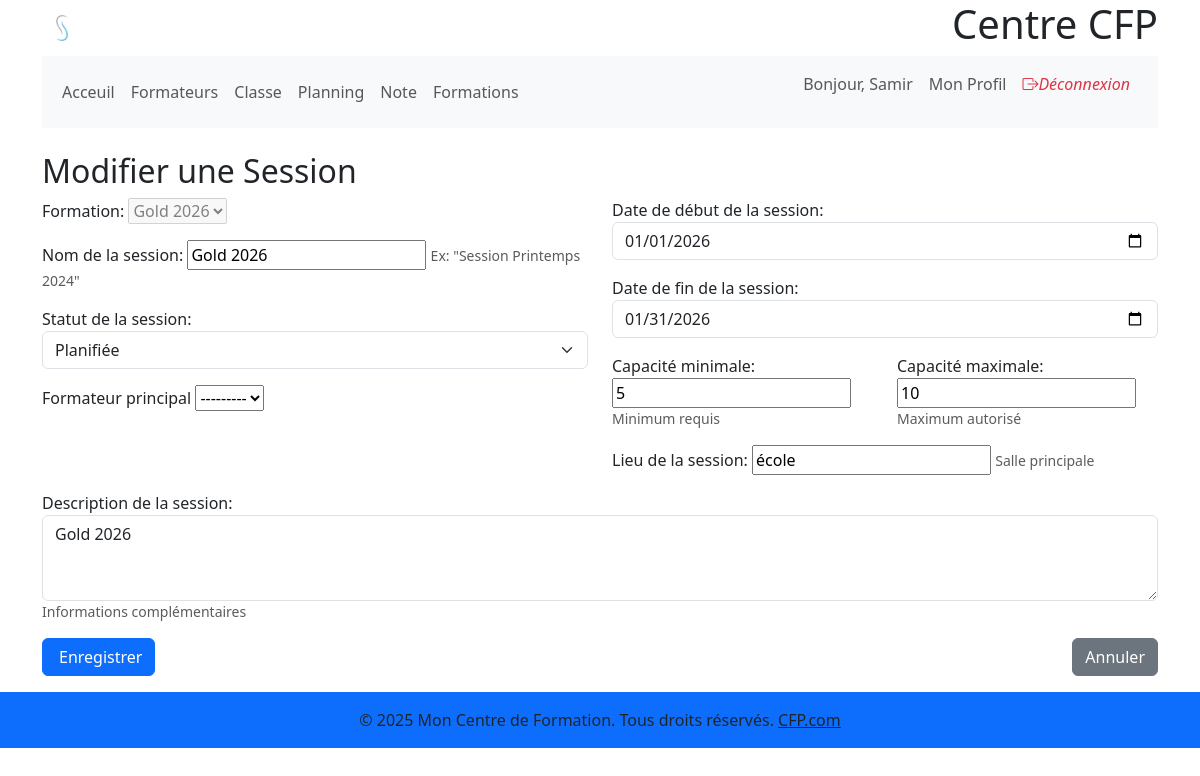
Before: /formations/session/1/modifier/ (signed in) with the older database file.
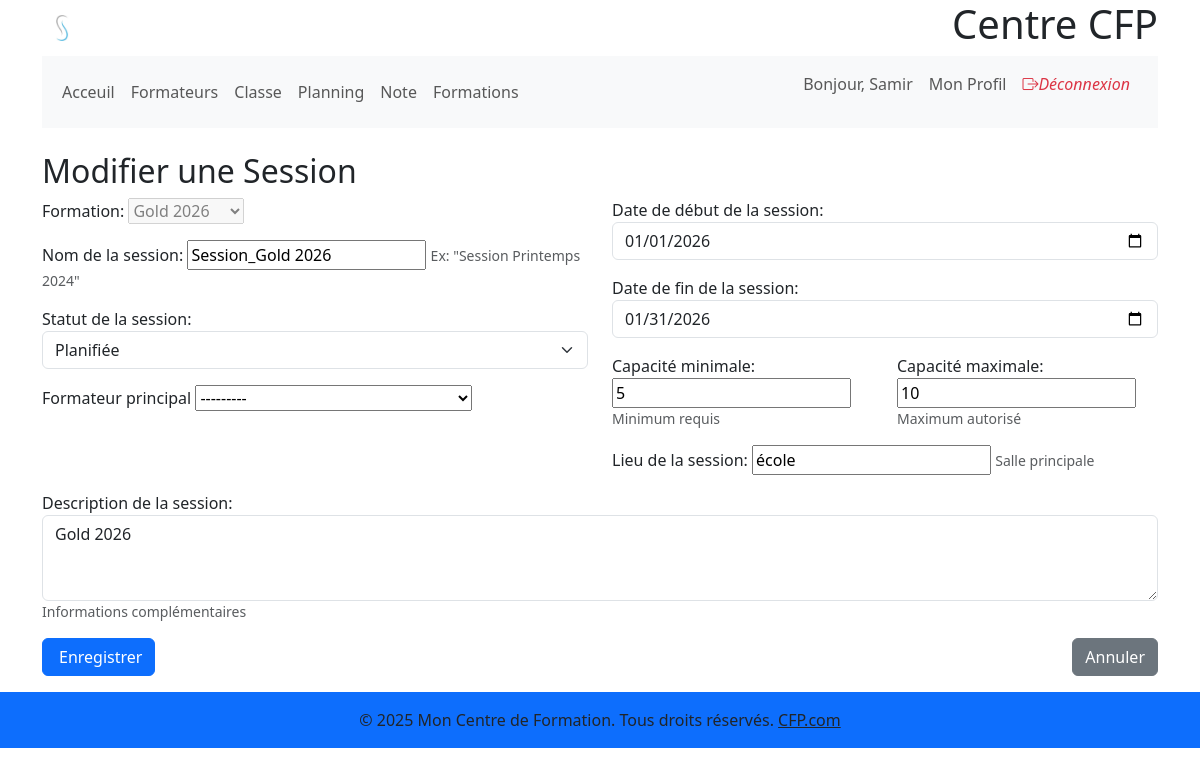
After: the same page with the newer database file.
### gestion_formations/models.py (models this page shows, shortened)
class Session(models.Model):
    statut = models.CharField(max_length=50, choices=SessionStatus.choices,
                              default=SessionStatus.PLANNED, verbose_name=_("Statut de la session"))
    formation = models.ForeignKey(Formation, on_delete=models.CASCADE, related_name='sessions', verbose_name=_(
        "Formation"))  # Si la formation est supprimée, ses sessions le sont aussi
    nom_session = models.CharField(
        max_length=255, verbose_name=_("Nom de la session"))
    date_debut_session = models.DateField(verbose_name=_(
        "Date de début de la session"))  # Période générale
    date_fin_session = models.DateField(verbose_name=_(
        "Date de fin de la session"))   # Période générale
    capacite_max = models.PositiveIntegerField(
        verbose_name=_("Capacité maximale"))
    instructor_principal = models.ForeignKey(CustomUser, on_delete=models.SET_NULL, null=True,
                                             blank=True, related_name='sessions_principales', verbose_name=_("Formateur principal"))
    lieu = models.CharField(max_length=255, blank=True,
                            null=True, verbose_name=_("Lieu de la session"))
    description = models.TextField(
        blank=True, null=True, verbose_name=_("Description de la session"))
    capacite_min = models.PositiveIntegerField(
        blank=True, null=True, verbose_name=_("Capacité minimale"))
    class Meta:
        verbose_name = _("Session")
        verbose_name_plural = _("Sessions")
        ordering = ['date_debut_session']

### gestion_formations/views.py (the view, shortened to what this page needs)
class SessionUpdateView(PermissionRequiredMixin, LoginRequiredMixin, UpdateView):
    permission_required = 'gestion_formations.change_session'
    model = Session
    form_class = SessionForm
    template_name = 'gestion_formations/session_form.html'

### gestion_formations/models.py (called while the page is built)
    def __str__(self):
        return self.nom

### gestion_users/models.py (called while the page is built)
    def __str__(self):
        return f"{self.get_full_name() or self.username} ({self.get_role_display()})"

### gestion_formations/templates/gestion_formations/session_form.html (shortened to what this page needs)
 {% extends 'base.html' %} {% block content %}
  <div class="container mt-4">
    <h2>
      {% if object %}
        Modifier
      {% else %}
        Créer
      {% endif %}une Session
    </h2>
    <form method="post" novalidate>
      <div class="row">
        <div class="col-md-6">
          <div class="mb-3">
            {{ form.formation.label_tag }} {{ form.formation }}
          </div>
          <div class="mb-3">
            {{ form.nom_session.label_tag }} {{ form.nom_session }}
            <small class="text-muted">Ex: "Session Printemps 2024"</small>
          </div>
          <div class="mb-3">{{ form.statut.label_tag }} {{ form.statut }}</div>
          <div class="mb-3">
            <label>Formateur principal</label>
            {{ form.instructor_principal }}
          </div>
        </div>
        <div class="col-md-6">
          <div class="mb-3">{{ form.date_debut_session.label_tag }} {{ form.date_debut_session }}</div>
          <div class="mb-3">{{ form.date_fin_session.label_tag }} {{ form.date_fin_session }}</div>
          <div class="row">
            <div class="col-md-6">
              <div class="mb-3">
                {{ form.capacite_min.label_tag }} {{ form.capacite_min }}
                <small class="text-muted">Minimum requis</small>
              </div>
            </div>
            <div class="col-md-6">
              <div class="mb-3">
                {{ form.capacite_max.label_tag }} {{ form.capacite_max }}
                <small class="text-muted">Maximum autorisé</small>
              </div>
            </div>
          </div>
          <div class="mb-3">
            {{ form.lieu.label_tag }} {{ form.lieu }}
            <small class="text-muted">Salle principale</small>
          </div>
        </div>
      </div>
      <div class="mb-3">
        {{ form.description.label_tag }} {{ form.description }}
        <small class="text-muted">Informations complémentaires</small>
      </div>
      <div class="d-flex justify-content-between">
        <button type="submit" class="btn btn-primary"> Enregistrer</button>
        <a href="{% if object %}
            {% url 'gestion_formations:session_detail' pk=object.pk %}
          {% else %}
            {% url 'gestion_formations:formation_list' %}
          {% endif %}"
          class="btn btn-secondary">
          Annuler
        </a>
      </div>
    </form>
  </div>
{% endblock %}

Changed rows visible on the page:
changed Session "Planifiée": nom_session "Gold 2026" → "Session_Gold 2026"
